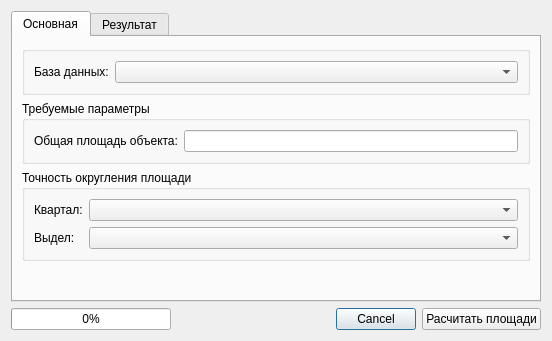
<?xml version="1.0" encoding="UTF-8"?>
<ui version="4.0">
 <class>Dialog</class>
 <widget class="QDialog" name="Dialog">
  <property name="geometry">
   <rect>
    <x>0</x>
    <y>0</y>
    <width>552</width>
    <height>341</height>
   </rect>
  </property>
  <property name="windowTitle">
   <string>Подсчёт площади</string>
  </property>
  <layout class="QVBoxLayout" name="verticalLayout_3">
   <item>
    <widget class="QTabWidget" name="tabWidget">
     <property name="currentIndex">
      <number>0</number>
     </property>
     <widget class="QWidget" name="tabCommon">
      <attribute name="title">
       <string>Основная</string>
      </attribute>
      <layout class="QVBoxLayout" name="verticalLayout_2">
       <item>
        <widget class="QGroupBox" name="groupBox">
         <property name="title">
          <string/>
         </property>
         <layout class="QHBoxLayout" name="horizontalLayout_2">
          <item>
           <widget class="QLabel" name="label_4">
            <property name="text">
             <string>База данных:</string>
            </property>
           </widget>
          </item>
          <item>
           <widget class="QComboBox" name="SquareCounterDBcomboBox">
            <property name="sizePolicy">
             <sizepolicy hsizetype="Expanding" vsizetype="Fixed">
              <horstretch>0</horstretch>
              <verstretch>0</verstretch>
             </sizepolicy>
            </property>
           </widget>
          </item>
         </layout>
        </widget>
       </item>
       <item>
        <widget class="QGroupBox" name="groupBox_3">
         <property name="title">
          <string>Требуемые параметры</string>
         </property>
         <layout class="QGridLayout" name="gridLayout_2">
          <item row="0" column="0">
           <widget class="QLabel" name="label_3">
            <property name="sizePolicy">
             <sizepolicy hsizetype="Fixed" vsizetype="Fixed">
              <horstretch>0</horstretch>
              <verstretch>0</verstretch>
             </sizepolicy>
            </property>
            <property name="text">
             <string>Общая площадь объекта:</string>
            </property>
           </widget>
          </item>
          <item row="0" column="1">
           <widget class="QLineEdit" name="SquareCounterGeneralLineEdit"/>
          </item>
         </layout>
        </widget>
       </item>
       <item>
        <widget class="QGroupBox" name="groupBox_2">
         <property name="title">
          <string>Точность округления площади</string>
         </property>
         <layout class="QGridLayout" name="gridLayout">
          <item row="0" column="0">
           <widget class="QLabel" name="label_2">
            <property name="sizePolicy">
             <sizepolicy hsizetype="Fixed" vsizetype="Fixed">
              <horstretch>0</horstretch>
              <verstretch>0</verstretch>
             </sizepolicy>
            </property>
            <property name="text">
             <string>Квартал:</string>
            </property>
           </widget>
          </item>
          <item row="0" column="1">
           <widget class="QComboBox" name="SquareCounterQuarterscomboBox">
            <property name="sizePolicy">
             <sizepolicy hsizetype="Preferred" vsizetype="Fixed">
              <horstretch>0</horstretch>
              <verstretch>0</verstretch>
             </sizepolicy>
            </property>
           </widget>
          </item>
          <item row="1" column="0">
           <widget class="QLabel" name="label">
            <property name="sizePolicy">
             <sizepolicy hsizetype="Fixed" vsizetype="Fixed">
              <horstretch>0</horstretch>
              <verstretch>0</verstretch>
             </sizepolicy>
            </property>
            <property name="text">
             <string>Выдел:</string>
            </property>
           </widget>
          </item>
          <item row="1" column="1">
           <widget class="QComboBox" name="SquareCounterAllotmentscomboBox"/>
          </item>
         </layout>
        </widget>
       </item>
       <item>
        <spacer name="verticalSpacer">
         <property name="orientation">
          <enum>Qt::Vertical</enum>
         </property>
         <property name="sizeHint" stdset="0">
          <size>
           <width>20</width>
           <height>165</height>
          </size>
         </property>
        </spacer>
       </item>
      </layout>
     </widget>
     <widget class="QWidget" name="tabResult">
      <attribute name="title">
       <string>Результат</string>
      </attribute>
      <layout class="QVBoxLayout" name="verticalLayout">
       <item>
        <widget class="QTextEdit" name="textResult">
         <property name="readOnly">
          <bool>true</bool>
         </property>
         <property name="acceptRichText">
          <bool>true</bool>
         </property>
        </widget>
       </item>
      </layout>
     </widget>
    </widget>
   </item>
   <item>
    <layout class="QHBoxLayout" name="horizontalLayout">
     <item>
      <widget class="QProgressBar" name="progressBar">
       <property name="enabled">
        <bool>true</bool>
       </property>
       <property name="sizePolicy">
        <sizepolicy hsizetype="Expanding" vsizetype="Fixed">
         <horstretch>0</horstretch>
         <verstretch>0</verstretch>
        </sizepolicy>
       </property>
       <property name="value">
        <number>0</number>
       </property>
       <property name="textVisible">
        <bool>true</bool>
       </property>
       <property name="invertedAppearance">
        <bool>false</bool>
       </property>
      </widget>
     </item>
     <item>
      <spacer name="spacerButtons">
       <property name="orientation">
        <enum>Qt::Horizontal</enum>
       </property>
       <property name="sizeType">
        <enum>QSizePolicy::Expanding</enum>
       </property>
       <property name="sizeHint" stdset="0">
        <size>
         <width>40</width>
         <height>20</height>
        </size>
       </property>
      </spacer>
     </item>
     <item>
      <widget class="QDialogButtonBox" name="SquareCounterCanceleButton">
       <property name="sizePolicy">
        <sizepolicy hsizetype="Fixed" vsizetype="Preferred">
         <horstretch>0</horstretch>
         <verstretch>0</verstretch>
        </sizepolicy>
       </property>
       <property name="standardButtons">
        <set>QDialogButtonBox::Cancel</set>
       </property>
      </widget>
     </item>
     <item>
      <widget class="QPushButton" name="SquareCounterButton">
       <property name="sizePolicy">
        <sizepolicy hsizetype="Fixed" vsizetype="Preferred">
         <horstretch>0</horstretch>
         <verstretch>0</verstretch>
        </sizepolicy>
       </property>
       <property name="text">
        <string>Расчитать площади</string>
       </property>
      </widget>
     </item>
    </layout>
   </item>
  </layout>
 </widget>
 <resources/>
 <connections/>
</ui>
